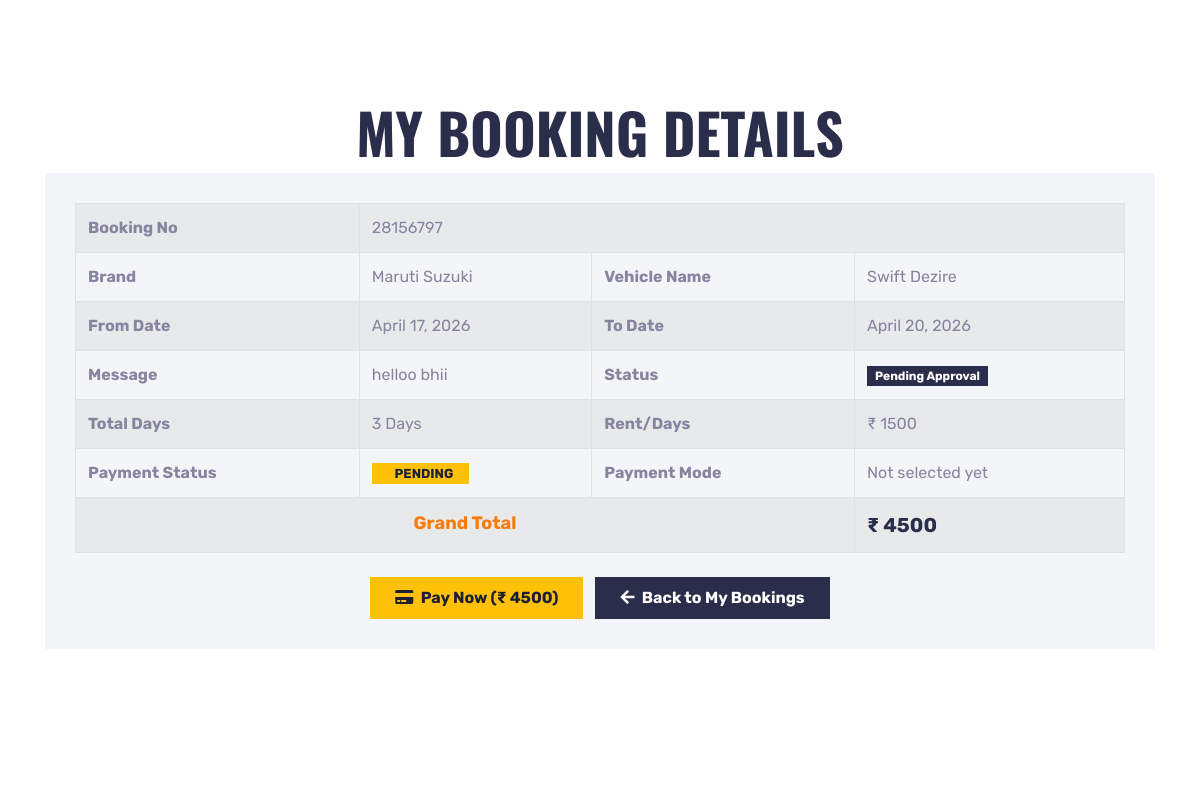
Before: /mybookingDtls/8 (signed in, middle part) with the older database file.
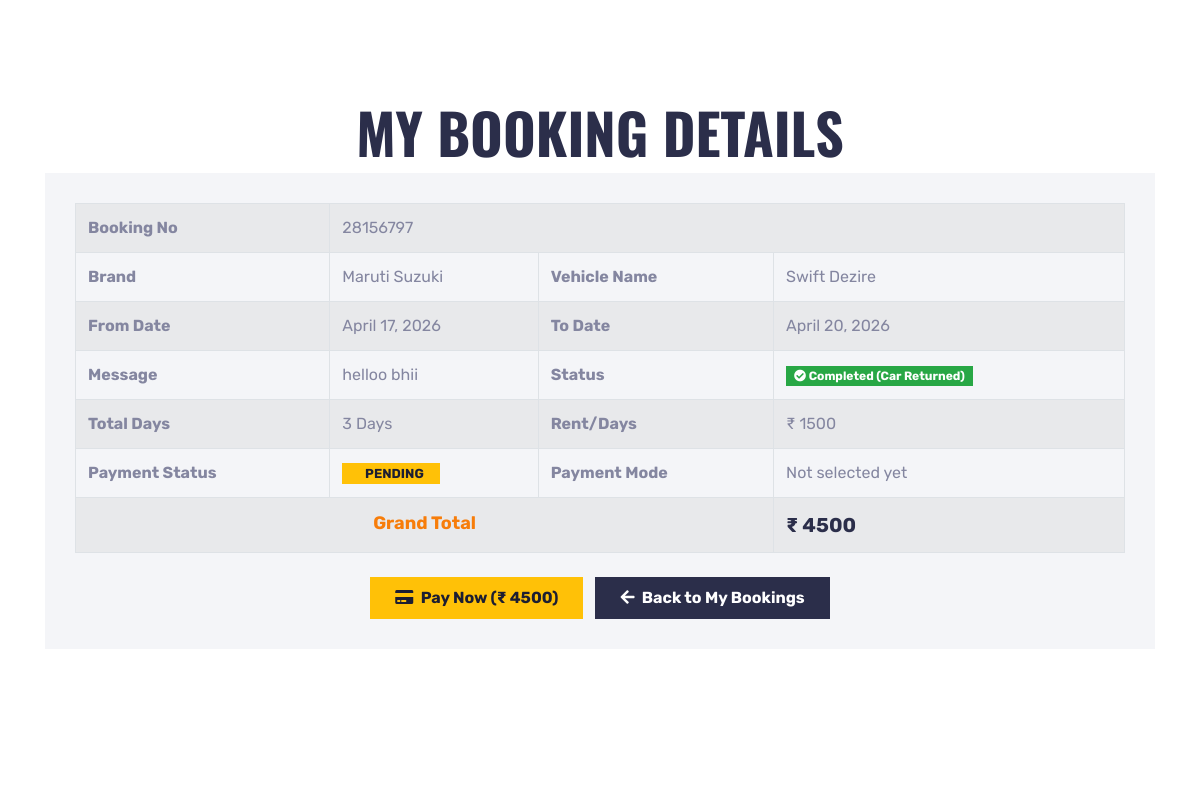
After: the same page with the newer database file.
### carRental/views.py (the view)
# urls.py: path('mybookingDtls/<int:pid>', mybookingDtls, name='mybookingDtls'),
def mybookingDtls(request, pid):
    if not request.user.is_authenticated:
        return redirect('user_login')
    booking = Booking.objects.get(id=pid)
    fd = booking.FromDate
    td = booking.ToDate
    totaldays = (td - fd).days if (td and fd) else 1
    if totaldays <= 0:
        totaldays = 1
    grandtotal = int(booking.VehicleId.PricePerDay) * int(totaldays)
    return render(request, 'user/mybookingDtls.html', locals())

### carRental/templates/user/mybookingDtls.html (shortened to what the changed rows need)
{% extends 'userBase.html' %}
{% block main %}
{% load static %}
{% load custom_filters %}
<div class="container-fluid py-2">
    <div class="container pt-2 pb-3">
        <h1 class="display-4 text-uppercase text-center mb-2">My Booking Details</h1>
        <div class="row">
            <div class="col-lg-12 mb-2">
                <div class="contact-form bg-light mb-4" style="padding: 30px;">
                    <table id="example1" class="table table-bordered table-striped">
                        <tr>
                            <th>Booking No</th>
                        </tr>
                        <tr>
                            <th>Brand</th>
                            <th>Vehicle Name</th>
                        </tr>
                        <tr>
                            <th>From Date</th>
                            <th>To Date</th>
                        </tr>
                        <tr>
                            <th>Message</th>
                            <th>Status</th>
                            {% if booking.Status == None %}
                                <td><span class="badge badge-secondary px-2 py-1">Pending Approval</span></td>
                            {% elif booking.Status == 'Confirm' %}
                                <td><span class="badge badge-primary px-2 py-1"><i class="fa fa-check"></i> Confirmed</span></td>
                            {% elif booking.Status == 'Completed' %}
                                <td><span class="badge badge-success px-2 py-1" style="background-color: #28a745;"><i class="fa fa-check-circle"></i> Completed (Car Returned)</span></td>
                            {% elif booking.Status == 'Cancel' %}
                                <td><span class="badge badge-danger px-2 py-1"><i class="fa fa-times"></i> Cancelled</span></td>
                            {% else %}
                                <td>{{booking.Status}}</td>
                            {% endif %}
                        </tr>
                        <tr>
                            <th>Total Days</th>
                            <th>Rent/Days</th>
                        </tr>
                        <tr>
                            <th>Payment Status</th>
                            <th>Payment Mode</th>
                        </tr>
                        <tr>
                            <th colspan="3" style="text-align:center; color: #f77d0a; font-size: 18px;">Grand Total</th>
                        </tr>
                    </table>
                </div>
            </div>
        </div>
    </div>
</div>
{% endblock %}

Changed rows visible on the page:
changed Booking "helloo bhii": Status empty → "Completed" (drawn)
Other visible differences:
text no longer shown: "Pending Approval"
text now shown: "Completed (Car Returned)"
